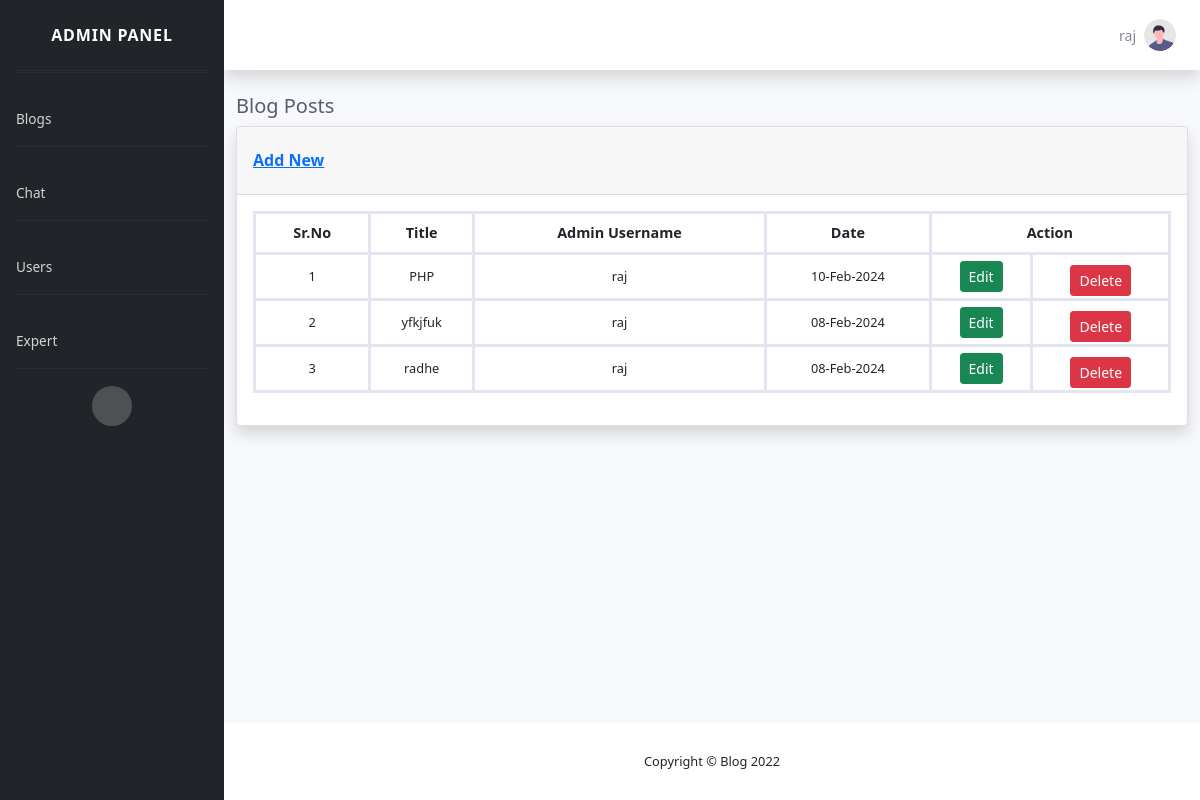
The app's page /admin/admin.php (signed in) with its own data.
### tables this page shows
CREATE TABLE `blog` (
  `bid` int(11) NOT NULL,
  `btitle` varchar(255) NOT NULL,
  `bdesc` longtext NOT NULL,
  `bimage` varchar(255) NOT NULL,
  `admin_id` int(11) NOT NULL,
  `publish_date` timestamp NOT NULL DEFAULT current_timestamp()
);

### admin/admin.php (the view, shortened to what this page needs)
<?php include('header.php')
?>
<div class="container-fluid">
   <h5 class="mb-2 text-gray-800">Blog Posts</h5>
   <div class="card shadow">
      <div class="card-header py-3 d-flex justify-content-between">
         <div>
            <a href="add_blog.php">
               <h6 class="font-weight-bold text-primary mt-2">Add New</h6>
            </a>
         </div>
      </div>
      <div class="card-body">
         <div class="table-responsive">
            <table class="table table-bordered" id="dataTable" width="100%" cellspacing="0">
               <thead>
                  <tr>
                     <th>Sr.No</th>
                     <th>Title</th>
                     <th>Admin Username</th>
                     <th>Date</th>
                     <th colspan="2">Action</th>
                  </tr>
               </thead>
               <tbody>
                  <?php
                  $sql="SELECT * FROM blog LEFT JOIN admin ON blog.admin_id=admin.admin_id ORDER BY blog.publish_date DESC";
                  $query=mysqli_query($conn,$sql);
                  $rows=mysqli_num_rows($query);
                  $count=0;
                  if($rows){
                           while($result=mysqli_fetch_assoc($query)){
                              ?>
                              <tr>
                                 <td><?= ++$count ?></td>
                                 <td><?= $result['btitle'] ?></td>
                                 <td><?= $result['username'] ?></td>
                                 <td><?= date('d-M-Y',strtotime($result['publish_date'])) ?></td>
                                 <td><a href="edit_blog.php?id=<?= $result['bid'] ?>" class="btn btn-sm btn-success">Edit</a></td>
                        <td>
                           <form class="mt-2" method="POST"onsubmit="return confirm('Are you sure you want to delete?')">
                              <input type="submit" name="deletePost" value="Delete" class="btn btn-sm btn-danger">
                           </form>
                        </td>
                              </tr>
                            <?php
                           }
                  }
                  else{
                     echo"no record";
                  }
                  ?>
               </tbody>
            </table>
         </div>
      </div>
   </div>
</div>
</div>
<?php include('footer.php');
?>

### records on screen
blog: btitle "PHP", admin.username "raj", publish_date "10-Feb-2024"
blog: btitle "yfkjfuk", admin.username "raj", publish_date "08-Feb-2024"
blog: btitle "radhe", admin.username "raj", publish_date "08-Feb-2024"

### other values on screen
$_SESSION['username'] "raj"
